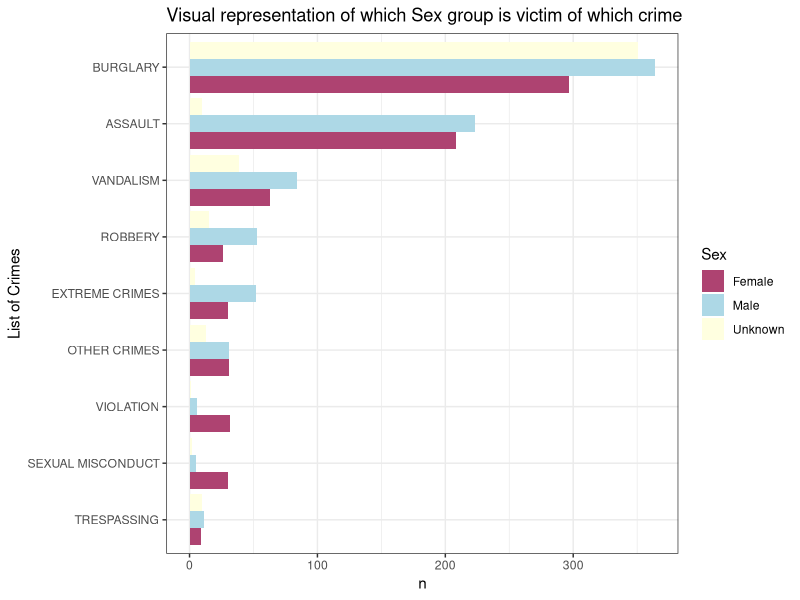
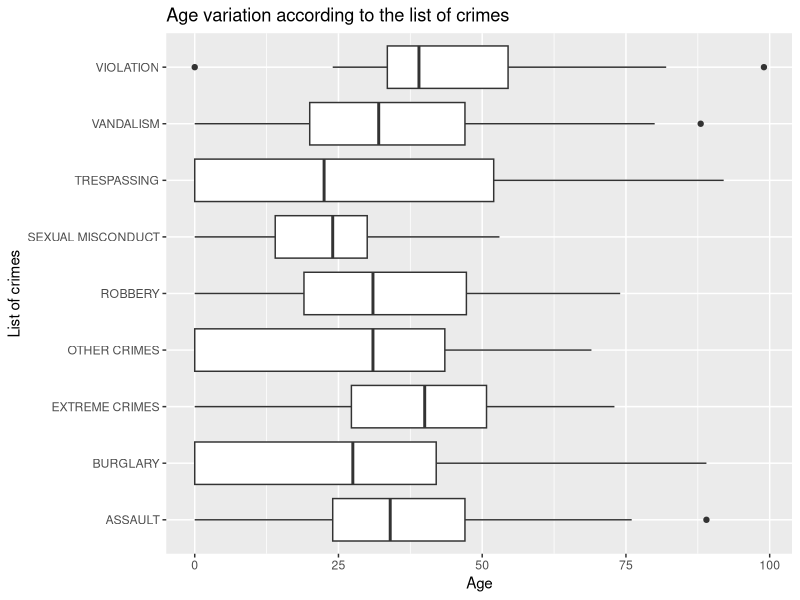

The R source for these figures, in order:
## ---- chunk 1
library(tidyverse)
## ---- chunk 2
data<-read.csv("Subset_data.csv")
## ---- chunk 3
for(i in 1:length(data$Crm.Cd.Desc)){
if(str_detect(data$Crm.Cd.Desc[i],"ASSAULT")==TRUE & 
   str_detect(data$Crm.Cd.Desc[i],"SEXUAL")!=TRUE){
  data$crime[i]<-"ASSAULT"
} else if(str_detect(data$Crm.Cd.Desc[i],"VIOLATION")==TRUE){
  data$crime[i]<-"VIOLATION"
}  else if(str_detect(data$Crm.Cd.Desc[i],"BURGLARY")==TRUE|
           str_detect(data$Crm.Cd.Desc[i],"STOLEN")==TRUE|
            str_detect(data$Crm.Cd.Desc[i],"THEFT")==TRUE){
  data$crime[i]<-"BURGLARY"
} else if(str_detect(data$Crm.Cd.Desc[i],"SEX")==TRUE|str_detect(data$Crm.Cd.Desc[i],"RAPE")==TRUE){
  data$crime[i]<-"SEXUAL MISCONDUCT"
} else if(str_detect(data$Crm.Cd.Desc[i],"VANDALISM")==TRUE){
  data$crime[i]<-"VANDALISM"
} else if(str_detect(data$Crm.Cd.Desc[i],"CRIMINAL")==TRUE|
          str_detect(data$Crm.Cd.Desc[i],"WEAPON")==TRUE|
          str_detect(data$Crm.Cd.Desc[i],"SHOTS")==TRUE|
          str_detect(data$Crm.Cd.Desc[i],"THREAT")==TRUE|
          str_detect(data$Crm.Cd.Desc[i],"KIDNAP")==TRUE){
  data$crime[i]<-"EXTREME CRIMES"
} else if(str_detect(data$Crm.Cd.Desc[i],"ROBBERY")==TRUE){
  data$crime[i]<-"ROBBERY"
} else if(str_detect(data$Crm.Cd.Desc[i],"TRESPASSING")==TRUE){
  data$crime[i]<-"TRESPASSING"
}else data$crime[i]<-"OTHER CRIMES"
}

data$Sex<-ifelse(data$Vict.Sex=="M","Male",ifelse(data$Vict.Sex=="F","Female","Unknown"))
## ---- chunk 4
data %>%
  group_by(crime,Sex) %>% 
  count() %>% 
  ungroup() %>% 
      ggplot()+
        aes(x=reorder(crime,n),y=n,fill=Sex)+
        geom_col(position = "dodge")+
        coord_flip()+
          scale_fill_manual(values = c("#AE4371", "lightblue", "lightyellow"))+
          labs(x="List of Crimes",title="Visual representation of which Sex group is victim of which crime")+
          theme_bw()
## ---- chunk 5
knitr::kable(data %>% 
  filter(crime=="BURGLARY") %>% 
  count(Premis.Desc) %>% 
  mutate(prop=prop.table(n)) %>% 
  filter(prop>0.030) %>% 
  select(Premis.Desc) %>% 
    rename("Premis of Burglary"="Premis.Desc"))
## ---- chunk 6
knitr::kable(data %>% 
  filter(crime=="ASSAULT") %>% 
  count(Premis.Desc) %>% 
  mutate(prop=prop.table(n)) %>% 
  filter(prop>=0.03) %>% 
  select(Premis.Desc) %>% 
    rename("Premis of Assault"="Premis.Desc"))
## ---- chunk 7
knitr::kable(data %>% 
  filter(crime=="SEXUAL MISCONDUCT") %>% 
  count(Premis.Desc) %>% 
  mutate(prop=prop.table(n)) %>% 
  filter(prop>=0.03) %>% 
  select(Premis.Desc) %>% 
    rename("Premis of Sexual Misconduct"="Premis.Desc"))
## ---- chunk 8
knitr::kable(data %>% 
  filter(crime=="EXTREME CRIMES") %>% 
  count(Premis.Desc) %>% 
  mutate(prop=prop.table(n)) %>% 
  filter(prop>=0.03) %>% 
  select(Premis.Desc) %>% 
    rename("Premis of Extreme Crimes"="Premis.Desc"))
## ---- chunk 9
ggplot(data=data)+
  aes(x=crime,y=Vict.Age)+
  geom_boxplot()+
  labs(x="List of crimes",
        y="Age",title ="Age variation according to the list of crimes")+
  coord_flip()
